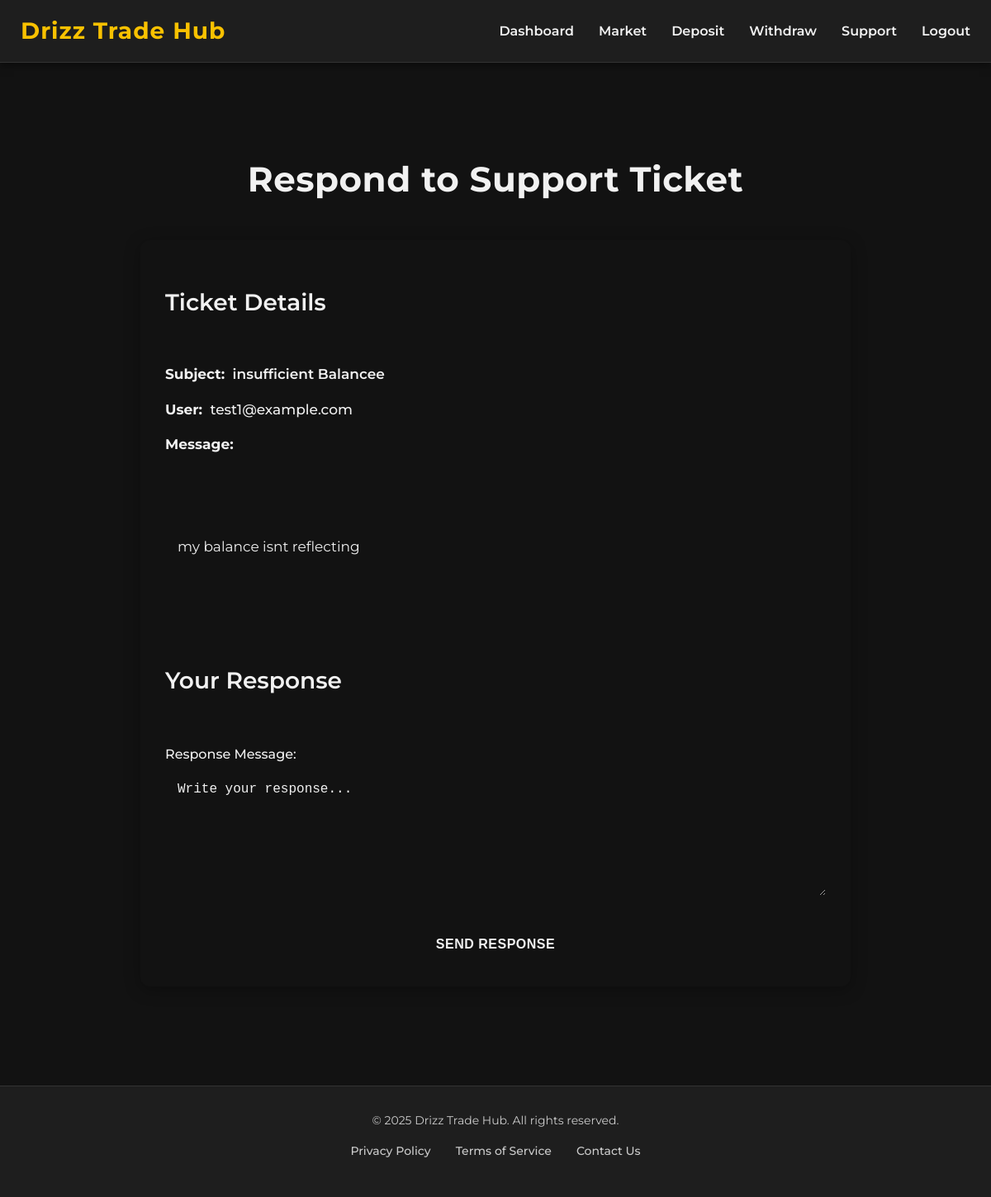
Page /admin/tickets/1 (signed in) on the committed database.
### models.py (models this page shows, shortened)
class SupportTicket(db.Model):
    id = db.Column(db.Integer, primary_key=True)
    user_id = db.Column(db.Integer, db.ForeignKey('user.id'), nullable=False)
    subject = db.Column(db.String(150), nullable=False)
    message = db.Column(db.Text, nullable=False)
    status = db.Column(db.String(20), default='open')  # open, closed, pending
    timestamp = db.Column(db.DateTime, default=datetime.utcnow)
    user = db.relationship('User', backref='tickets')

class User(db.Model, UserMixin):
    id = db.Column(db.Integer, primary_key=True)
    email = db.Column(db.String(120), unique=True, nullable=False)
    password_hash = db.Column(db.String(128), nullable=False)
    confirmed = db.Column(db.Boolean, default=False)
    kyc_verified = db.Column(db.Boolean, default=False)
    is_admin = db.Column(db.Boolean, default=False)

### routes.py (the view)
@app.route('/admin/tickets/<int:ticket_id>', methods=['GET', 'POST'])
def respond_ticket(ticket_id):
    if not session.get('admin_logged_in'):
        return redirect(url_for('admin_login'))
    ticket = SupportTicket.query.get_or_404(ticket_id)
    if request.method == 'POST':
        ticket.response = request.form['response']
        ticket.status = 'closed'
        db.session.commit()
        flash('Ticket response submitted.', 'success')
        return redirect(url_for('admin_tickets'))
    return render_template('respond_ticket.html', ticket=ticket)

### app.py (called while the page is built)
@app.context_processor
def inject_user():
    return dict(current_user=current_user)

### models.py (called while the page is built)
@login_manager.user_loader
def load_user(user_id):
    return User.query.get(int(user_id))

### templates/respond_ticket.html (shortened to what this page needs)
{% extends "layout.html" %}
{% block content %}
<div class="admin-dashboard-container">
    <h1 class="admin-dashboard-title">Respond to Support Ticket</h1>
    <div class="admin-section-card">
        <h2 class="admin-section-heading">Ticket Details</h2>
        <div class="ticket-details-block">
            <p><strong>Subject:</strong> <span class="ticket-subject">{{ ticket.subject }}</span></p>
            <p><strong>User:</strong> <span class="ticket-user-email">{{ ticket.user.email }}</span></p>
            <p><strong>Message:</strong></p>
            <div class="ticket-message-content">
                <p>{{ ticket.message }}</p>
            </div>
        </div>
        <h2 class="admin-section-heading" style="margin-top: 30px;">Your Response</h2>
        <form method="POST" class="admin-form">
            <div class="form-group">
                <label for="response" class="form-label">Response Message:</label>
                <textarea name="response" id="response" class="form-input form-textarea" placeholder="Write your response..." required>{{ ticket.response or '' }}</textarea>
            </div>
            <button type="submit" class="button primary admin-form-button">Send Response</button>
        </form>
    </div>
</div>
{% endblock %}

### static/css/styles.css (style rules this page uses)
body { background: #0e1117; font-family: 'Poppins', sans-serif; color: #fff; margin: 0; padding: 0; }
body { background-color: #121212; color: #f1f1f1; font-family: 'Montserrat', 'Segoe UI', Arial, sans-serif; margin: 0; padding: 0; box-sizing: border-box; line-height: 1.6; }
h1, h2, h3, h4, h5, h6 { color: #f9c100; font-family: 'Montserrat', sans-serif; font-weight: 600; }

### templates/respond_ticket.html (style rules this page uses)
.admin-dashboard-container { padding: 40px; background-color: var(--background-color); color: var(--text-color-primary); min-height: calc(100vh - var(--header-height, 0px) - var(--footer-height, 0px)); font-family: 'Montserrat', sans-serif; }
.admin-dashboard-title { font-size: 42px; color: var(--accent-color); margin-bottom: 40px; text-align: center; font-weight: 700; letter-spacing: 0.5px; }
.admin-section-card { background-color: var(--card-background-color); border-radius: 12px; box-shadow: 0 4px 20px rgba(0, 0, 0, 0.3); padding: 30px; margin-bottom: 40px; border: 1px solid var(--border-color); max-width: 800px; margin-left: auto; margin-right: auto; }
.admin-section-heading { font-size: 28px; color: var(--text-color-primary); margin-bottom: 25px; border-bottom: 2px solid var(--accent-color); padding-bottom: 10px; display: inline-block; }
.ticket-details-block p { font-size: 17px; margin-bottom: 10px; line-height: 1.5; color: var(--text-color-light); }
.ticket-details-block p strong { color: var(--text-color-primary); margin-right: 5px; }
.ticket-subject { color: var(--accent-color); font-weight: 600; }
.ticket-user-email { color: var(--text-color-primary); font-weight: 500; }
.ticket-message-content { background-color: var(--input-background-color); border: 1px solid var(--border-color); border-radius: 8px; padding: 15px; margin-top: 15px; margin-bottom: 20px; color: var(--text-color-primary); font-size: 16px; line-height: 1.6; white-space: pre-wrap; word-wrap: break-word; }
.admin-form { margin-top: 20px; }
.form-group { margin-bottom: 20px; text-align: left; }
.form-label { display: block; font-size: 16px; color: var(--text-color-primary); margin-bottom: 8px; font-weight: 500; }
.form-input { width: 100%; padding: 12px 15px; border: 1px solid var(--input-border-color); border-radius: 8px; background-color: var(--input-background-color); color: var(--text-color-primary); font-size: 16px; transition: border-color 0.3s ease, box-shadow 0.3s ease; box-sizing: border-box; }
.form-input::placeholder { color: var(--text-color-placeholder); }
.form-textarea { resize: vertical; min-height: 150px; }
.admin-form-button { width: auto; padding: 12px 25px; font-size: 16px; font-weight: 600; border-radius: 8px; cursor: pointer; transition: background-color 0.3s ease, transform 0.2s ease, box-shadow 0.3s ease; text-transform: uppercase; letter-spacing: 0.5px; background-color: var(--accent-color); color: var(--text-color-dark); border: none; display: block; margin-top: 30px; margin-left: auto; margin-right: auto; }

### rows in the picture
SupportTicket: subject "insufficient Balancee", message "my balance isnt reflecting"
User: user.email "test1@example.com"
